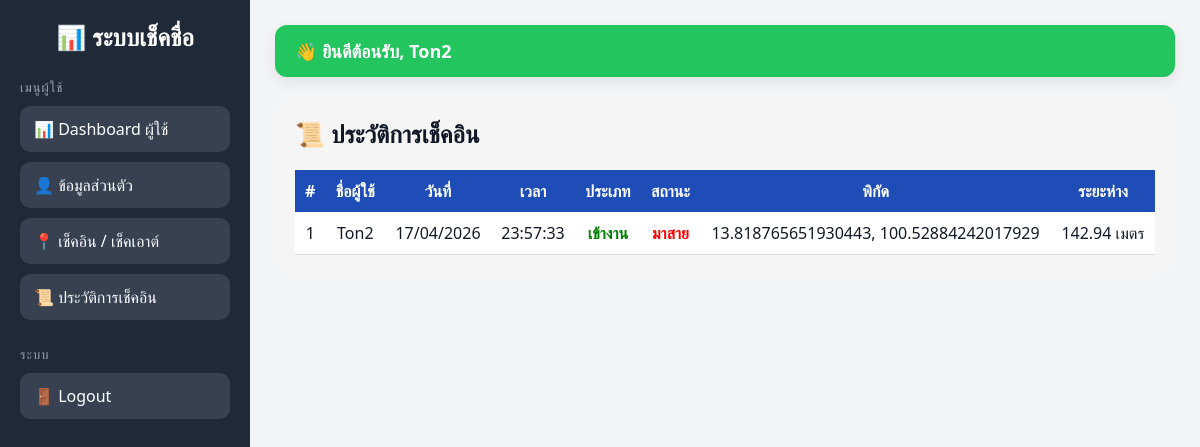
The app's page /history/ (signed in) with its own data.
### checkin/models.py (models this page shows, shortened)
class CheckInRecord(models.Model):
    ACTION_CHOICES = [
        ('checkin', 'Check In'),
        ('checkout', 'Check Out'),
    ]
    STATUS_CHOICES = [
        ('present', 'Present'),
        ('late', 'Late'),
    ]
    user = models.ForeignKey(User, on_delete=models.CASCADE)
    action = models.CharField(max_length=10, choices=ACTION_CHOICES)
    latitude = models.FloatField()
    longitude = models.FloatField()
    distance = models.FloatField(default=0)
    status = models.CharField(max_length=10, choices=STATUS_CHOICES, default='present')
    created_at = models.DateTimeField(auto_now_add=True)

### checkin/views.py (the view)
# urls.py: path('history/', views.history_view, name='history'),
@login_required
def history_view(request):
    data = (
        CheckInRecord.objects
        .filter(user=request.user)
        .select_related('user')
        .order_by('-created_at')
    )
    return render(request, 'history.html', {'data': data})

### checkin/templates/history.html
{% extends 'base.html' %}
{% block content %}
<div style="background:#f5f5f5; padding:20px; border-radius:20px;">
    <h2 style="margin-bottom:20px;">📜 ประวัติการเช็คอิน</h2>
    <div style="overflow-x:auto;">
        <table style="width:100%; border-collapse:collapse; background:white;">
            <thead>
                <tr style="background:#1e4db7; color:white;">
                    <th style="padding:10px; text-align:center;">#</th>
                    <th style="padding:10px; text-align:center;">ชื่อผู้ใช้</th>
                    <th style="padding:10px; text-align:center;">วันที่</th>
                    <th style="padding:10px; text-align:center;">เวลา</th>
                    <th style="padding:10px; text-align:center;">ประเภท</th>
                    <th style="padding:10px; text-align:center;">สถานะ</th>
                    <th style="padding:10px; text-align:center;">พิกัด</th>
                    <th style="padding:10px; text-align:center;">ระยะห่าง</th>
                </tr>
            </thead>
            <tbody>
                {% for record in data %}
                <tr style="border-bottom:1px solid #ddd;">
                    <td style="padding:10px; text-align:center;">{{ forloop.counter }}</td>
                    <td style="padding:10px; text-align:center;">
                        {{ record.user.username }}
                    </td>
                    <td style="padding:10px; text-align:center;">
                        {{ record.created_at|date:"d/m/Y" }}
                    </td>
                    <td style="padding:10px; text-align:center;">
                        {{ record.created_at|time:"H:i:s" }}
                    </td>
                    <td style="padding:10px; text-align:center;">
                        {% if record.action == 'checkin' %}
                        <span style="color:green; font-weight:bold;">เข้างาน</span>
                        {% elif record.action == 'checkout' %}
                        <span style="color:#d9534f; font-weight:bold;">ออกงาน</span>
                        {% else %}
                        {{ record.action }}
                        {% endif %}
                    </td>
                    <td style="padding:10px; text-align:center;">
                        {% if record.status == 'late' %}
                        <span style="color:red; font-weight:bold;">มาสาย</span>
                        {% else %}
                        <span style="color:green; font-weight:bold;">ปกติ</span>
                        {% endif %}
                    </td>
                    <td style="padding:10px; text-align:center;">
                        {{ record.latitude }}, {{ record.longitude }}
                    </td>
                    <td style="padding:10px; text-align:center;">
                        {{ record.distance|floatformat:2 }} เมตร
                    </td>
                </tr>
                {% empty %}
                <tr>
                    <td colspan="8" style="padding:15px; text-align:center;">
                        ยังไม่มีข้อมูลการเช็คอิน
                    </td>
                </tr>
                {% endfor %}
            </tbody>
        </table>
    </div>
</div>
{% endblock %}

### checkin/templates/base.html (shortened to what this page needs)
<!DOCTYPE html>
<html lang="th">
<head>
</head>
<body>
    <div class="layout">
        <div class="sidebar">
            <h2>📊 ระบบเช็คชื่อ</h2>
            <div class="menu-group">
                <div class="menu-title">เมนูผู้ใช้</div>
                <a href="{% url 'dashboard' %}">📊 Dashboard ผู้ใช้</a>
                <a href="{% url 'profile' %}">👤 ข้อมูลส่วนตัว</a>
                <a href="{% url 'checkin' %}">📍 เช็คอิน / เช็คเอาต์</a>
                <a href="{% url 'history' %}">📜 ประวัติการเช็คอิน</a>
            </div>
            <div class="menu-group">
                <div class="menu-title">ระบบ</div>
                <a href="{% url 'logout' %}">🚪 Logout</a>
            </div>
        </div>
        <div class="content">
            <div class="topbar">
                👋 ยินดีต้อนรับ, {{ request.user.username }}
            </div>
            {% block content %}
            {% endblock %}
        </div>
    </div>
</body>
</html>

### checkin/templates/base.html (style rules this page uses)
* { box-sizing: border-box; margin: 0; padding: 0; font-family: "Segoe UI", Tahoma, Geneva, Verdana, sans-serif; }
body { background: #f3f4f6; color: #111827; }
.layout { display: flex; min-height: 100vh; }
.sidebar { width: 250px; background: #1f2937; color: white; padding: 20px; position: fixed; top: 0; left: 0; height: 100vh; overflow-y: auto; }
.sidebar h2 { font-size: 24px; margin-bottom: 25px; text-align: center; }
.menu-group { margin-bottom: 25px; }
.menu-title { font-size: 13px; color: #9ca3af; margin-bottom: 10px; text-transform: uppercase; letter-spacing: 1px; }
.sidebar a { display: block; padding: 12px 14px; margin-bottom: 10px; text-decoration: none; color: white; background: #374151; border-radius: 10px; transition: 0.25s; font-weight: 500; }
.content { margin-left: 250px; width: calc(100% - 250px); padding: 25px; }
.topbar { background: #22c55e; color: white; padding: 14px 20px; border-radius: 12px; margin-bottom: 20px; font-size: 18px; font-weight: bold; box-shadow: 0 5px 15px rgba(0, 0, 0, 0.08); }

### records on screen
CheckInRecord: user.username "Ton2", created_at "17/04/2026", created_at "23:57:33", action "เข้างาน", status "มาสาย", latitude "13.818765651930443", longitude "100.52884242017929", distance "142.94"

### other values on screen
{{ request.user.username }} "Ton2"
